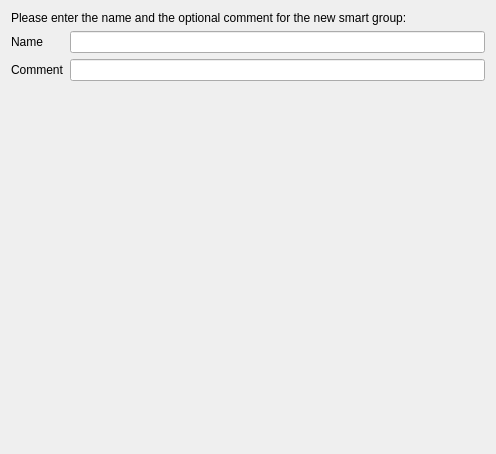
<?xml version="1.0" encoding="UTF-8"?>
<ui version="4.0">
 <class>CNewSmartGroupDlg</class>
 <widget class="QWidget" name="CNewSmartGroupDlg">
  <property name="geometry">
   <rect>
    <x>0</x>
    <y>0</y>
    <width>496</width>
    <height>454</height>
   </rect>
  </property>
  <property name="maximumSize">
   <size>
    <width>900</width>
    <height>900</height>
   </size>
  </property>
  <property name="windowTitle">
   <string>Form</string>
  </property>
  <layout class="QGridLayout" name="gridLayout_2">
   <item row="0" column="0">
    <widget class="QLabel" name="label">
     <property name="text">
      <string>Please enter the name and the optional comment for the new smart group:</string>
     </property>
     <property name="wordWrap">
      <bool>false</bool>
     </property>
    </widget>
   </item>
   <item row="1" column="0">
    <layout class="QGridLayout" name="gridLayout">
     <item row="0" column="0">
      <widget class="QLabel" name="label_2">
       <property name="text">
        <string>Name</string>
       </property>
      </widget>
     </item>
     <item row="1" column="0">
      <widget class="QLabel" name="label_3">
       <property name="text">
        <string>Comment</string>
       </property>
      </widget>
     </item>
     <item row="1" column="1">
      <widget class="QLineEdit" name="commentED"/>
     </item>
     <item row="0" column="1">
      <widget class="QLineEdit" name="nameED"/>
     </item>
    </layout>
   </item>
   <item row="2" column="0">
    <widget class="QWidget" name="editorContainer" native="true">
     <property name="sizePolicy">
      <sizepolicy hsizetype="Expanding" vsizetype="Expanding">
       <horstretch>0</horstretch>
       <verstretch>0</verstretch>
      </sizepolicy>
     </property>
     <property name="autoFillBackground">
      <bool>true</bool>
     </property>
    </widget>
   </item>
  </layout>
 </widget>
 <tabstops>
  <tabstop>nameED</tabstop>
  <tabstop>commentED</tabstop>
 </tabstops>
 <resources/>
 <connections/>
</ui>
